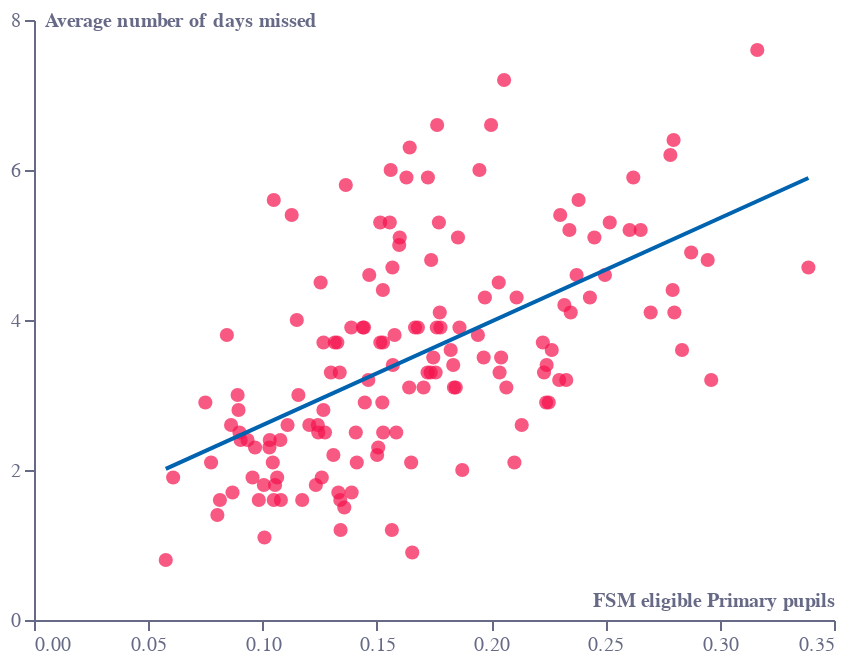

The code cell stored with this chart in its notebook:
### Code cell
base = (
    alt.Chart(f1a)
    .mark_circle(color=colors["eco-dot"], size=50)
    .encode(
        alt.X(
            "fsm_ks2:Q",
            axis=alt.Axis(
                grid=False,
                title="FSM eligible Primary pupils",
                titleAnchor="end",
                titleY=-15,
                titleX=400,
                titleFontSize=10,
                labelColor=colors["eco-gray"],
                titleColor=colors["eco-gray"],
                tickColor=colors["eco-gray"],
                domainColor=colors["eco-gray"],
            ),
        ),
        alt.Y(
            "missed_days:Q",
            axis=alt.Axis(
                labelColor=colors["eco-gray"],
                titleColor=colors["eco-gray"],
                tickColor=colors["eco-gray"],
                domainColor=colors["eco-gray"],
                title="Average number of days missed",
                grid=False,
                titleX=5,
                titleY=5,
                titleAngle=0,
                titleFontSize=10,
                titleAlign="left",
                tickCount=5,
                format=".0f",
            ),
        ),
    )
)

line = base.transform_regression("fsm_ks2", "missed_days", method="linear").mark_line(
    color=colors["eco-mid-blue"]
)
layer = (
    (base + line)
    .configure_view(stroke=None)
    .properties(title="")
    .properties(height=300, width=400)
)
layer.save("visualisation/" + f + ".json")
layer

### Figure 1 — Vega-Lite specification as saved in the notebook (floating-point values rounded to 4 significant figures; data arrays with more than 128 entries replaced by an {"elided": "..."} marker saying what was removed)
{"config": {"view": {"continuousWidth": 400, "continuousHeight": 300, "stroke": null}}, "layer": [{"mark": {"type": "circle", "color": "#F4134D", "size": 50}, "encoding": {"x": {"type": "quantitative", "axis": {"domainColor": "#676A86", "grid": false, "labelColor": "#676A86", "tickColor": "#676A86", "title": "FSM eligible Primary pupils", "titleAnchor": "end", "titleColor": "#676A86", "titleFontSize": 10, "titleX": 400, "titleY": -15}, "field": "fsm_ks2"}, "y": {"type": "quantitative", "axis": {"domainColor": "#676A86", "format": ".0f", "grid": false, "labelColor": "#676A86", "tickColor": "#676A86", "tickCount": 5, "title": "Average number of days missed", "titleAlign": "left", "titleAngle": 0, "titleColor": "#676A86", "titleFontSize": 10, "titleX": 5, "titleY": 5}, "field": "missed_days"}}}, {"mark": {"type": "line", "color": "#0063AF"}, "encoding": {"x": {"type": "quantitative", "axis": {"domainColor": "#676A86", "grid": false, "labelColor": "#676A86", "tickColor": "#676A86", "title": "FSM eligible Primary pupils", "titleAnchor": "end", "titleColor": "#676A86", "titleFontSize": 10, "titleX": 400, "titleY": -15}, "field": "fsm_ks2"}, "y": {"type": "quantitative", "axis": {"domainColor": "#676A86", "format": ".0f", "grid": false, "labelColor": "#676A86", "tickColor": "#676A86", "tickCount": 5, "title": "Average number of days missed", "titleAlign": "left", "titleAngle": 0, "titleColor": "#676A86", "titleFontSize": 10, "titleX": 5, "titleY": 5}, "field": "missed_days"}}, "transform": [{"on": "fsm_ks2", "regression": "missed_days", "method": "linear"}]}], "data": {"name": "data-90474ac8a8385761d0a1cde8d5ceecac"}, "height": 300, "title": "", "width": 400, "$schema": "https://vega.github.io/schema/vega-lite/v4.8.1.json", "datasets": {"data-90474ac8a8385761d0a1cde8d5ceecac": {"elided": "149 records"}}}
